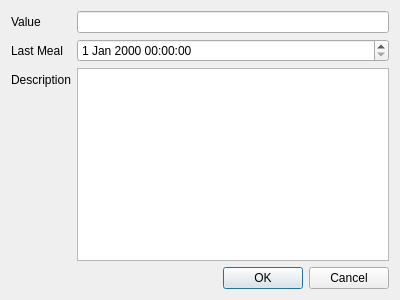
<?xml version="1.0" encoding="UTF-8"?>
<ui version="4.0">
 <class>RecordDialog</class>
 <widget class="QDialog" name="RecordDialog">
  <property name="geometry">
   <rect>
    <x>0</x>
    <y>0</y>
    <width>400</width>
    <height>300</height>
   </rect>
  </property>
  <property name="windowTitle">
   <string>Dialog</string>
  </property>
  <layout class="QFormLayout" name="formLayout">
   <item row="0" column="0">
    <widget class="QLabel" name="LabelVal">
     <property name="text">
      <string>Value</string>
     </property>
    </widget>
   </item>
   <item row="0" column="1">
    <widget class="QLineEdit" name="LineEditValue"/>
   </item>
   <item row="1" column="0">
    <widget class="QLabel" name="LabelTime">
     <property name="text">
      <string>Last Meal</string>
     </property>
    </widget>
   </item>
   <item row="2" column="0">
    <widget class="QLabel" name="LabelDesc">
     <property name="text">
      <string>Description</string>
     </property>
    </widget>
   </item>
   <item row="2" column="1">
    <widget class="QTextEdit" name="TextEditDesc"/>
   </item>
   <item row="3" column="0" colspan="2">
    <widget class="QDialogButtonBox" name="buttonBox">
     <property name="orientation">
      <enum>Qt::Orientation::Horizontal</enum>
     </property>
     <property name="standardButtons">
      <set>QDialogButtonBox::StandardButton::Cancel|QDialogButtonBox::StandardButton::Ok</set>
     </property>
    </widget>
   </item>
   <item row="1" column="1">
    <widget class="QDateTimeEdit" name="DateTimeEditLastMeal"/>
   </item>
  </layout>
 </widget>
 <resources/>
 <connections>
  <connection>
   <sender>buttonBox</sender>
   <signal>accepted()</signal>
   <receiver>RecordDialog</receiver>
   <slot>accept()</slot>
   <hints>
    <hint type="sourcelabel">
     <x>248</x>
     <y>254</y>
    </hint>
    <hint type="destinationlabel">
     <x>157</x>
     <y>274</y>
    </hint>
   </hints>
  </connection>
  <connection>
   <sender>buttonBox</sender>
   <signal>rejected()</signal>
   <receiver>RecordDialog</receiver>
   <slot>reject()</slot>
   <hints>
    <hint type="sourcelabel">
     <x>316</x>
     <y>260</y>
    </hint>
    <hint type="destinationlabel">
     <x>286</x>
     <y>274</y>
    </hint>
   </hints>
  </connection>
 </connections>
</ui>
